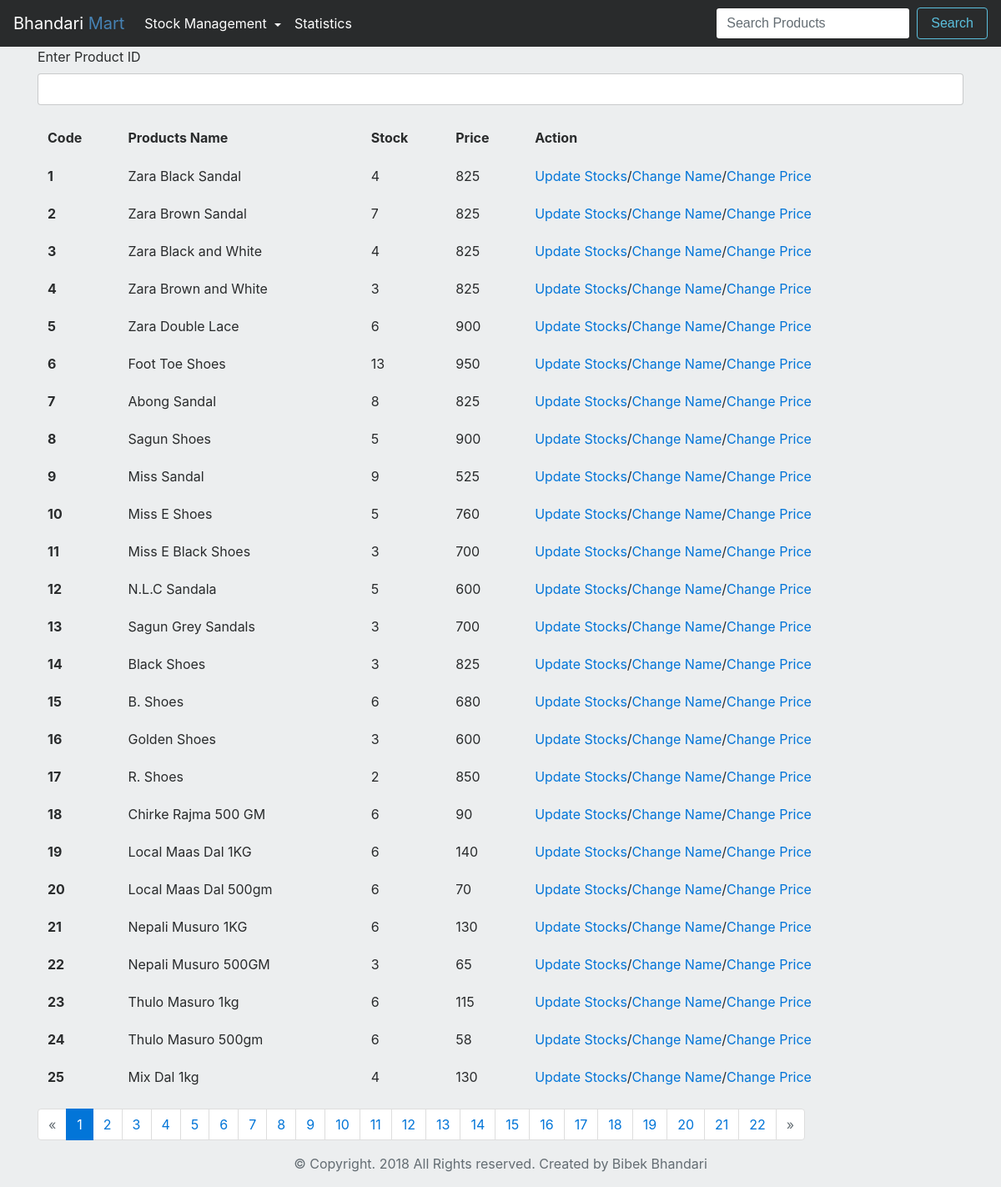
/start-update/ (signed in), run on the app's committed database.
### bhandari_store/shop/models.py (models this page shows, shortened)
class Product(models.Model):
    name = models.CharField(max_length=200)
    cost_price = models.FloatField()
    selling_price = models.IntegerField()
    stocks = models.IntegerField()
    totalcp = models.FloatField()
    totalsp = models.IntegerField()
    assumed_profit = models.FloatField()
    left_amount = models.FloatField()
    exipry_date = models.DateField()
    added_date = models.DateField(auto_now_add=True)
    slug = models.SlugField(max_length=300)

### bhandari_store/shop/views.py (the view)
# urls.py: url(r'^start-update/$', views.showupdate, name='showupdate'),
def showupdate(request):
    if request.user.is_superuser:
        query = request.GET.get('id')
        if query:
            products = Product.objects.get(id=query)
            return render(request, 'shop/individual.html', {'products': products})
        products = Product.objects.all()
        page = request.GET.get('page', 1)
        paginator = Paginator(products, 25)
        try:
            products = paginator.page(page)
        except PageNotAnInteger:
            products = paginator.page(1)
        except EmptyPage:
            products = paginator.page(paginator.num_pages)
        context = {
            'products': products,
        }
        return render(request, 'shop/update-products-all.html', context)
    else:
        return redirect("shop:login_user")

### bhandari_store/shop/templates/shop/update-products-all.html (shortened to what this page needs)
{% extends 'shop/base.html' %}
{% block content %}
<div class="container">
    <form action="" method="get">
        <div class="form-group">
            <label for="product">Enter Product ID</label>
            <input class="form-control" type="number" name="id">
        </div>
    </form>
        <table class="table table-hover">
                <thead>
                    <tr>
                        <th>Code</th>
                        <th> Products Name</th>
                        <th>Stock</th>
                        <th>Price</th>
                        <th>Action</th>
                    </tr>
                </thead>
                <tbody>
                    {% for c in products %}
                    <tr>
                        <th scope="row">{{ c.id }}</th>
                        <td>{{ c.name }}</td>
                        <td>{{ c.stocks }}</td>
                        <td>{{c.selling_price}}</td>
                        <td>
                            <a href="{% url 'shop:update_stocks' c.slug %}">Update Stocks</a>/<a href="{% url 'shop:change_name' c.slug c.id %}">Change Name</a>/<a href="{% url 'shop:change_price' c.slug c.id %}">Change Price</a>
                        </td>
                    </tr>
                    {% endfor %}
                </tbody>
            </table>
        {% if products.has_other_pages %}
        <ul class="pagination">
            {% if products.has_previous %}
            <li class="page-item">
                <a class="page-link" href="?page={{ products.previous_page_number }}">&laquo;</a>
            </li>
            {% else %}
            <li class="page-item disabled">
                <span class="page-link">&laquo;</span>
            </li>
            {% endif %} {% for i in products.paginator.page_range %} {% if products.number == i %}
            <li class=" page-item active">
                <span class="page-link">{{ i }}
                </span>
            </li>
            {% else %}
            <li class="page-item">
                <a class="page-link" href="?page={{ i }}">{{ i }}</a>
            </li>
            {% endif %} {% endfor %} {% if questions.has_next %}
            <li class="page-item">
                <a class="page-link" href="?page={{ products.next_page_number }}">&raquo;</a>
            </li>
            {% else %}
            <li class=" page-item disabled">
                <span class="page-link">&raquo;</span>
            </li>
            {% endif %}
        </ul>
    {% endif %}
</div>
{% endblock %}

### bhandari_store/shop/templates/shop/base.html (shortened to what this page needs)
<html lang="en">
<head>
    {% load staticfiles %}
    <link rel="stylesheet" href="{% static 'css/bootstrap.min.css' %}">
</head>
<body style="background:#eceeef;">
        <nav class="navbar navbar-toggleable-md navbar navbar-inverse bg-inverse">
                <a class="navbar-brand" href="{% url 'shop:home' %}">Bhandari <span style="color:steelblue;">Mart</span>
                </a>
                <div class="collapse navbar-collapse" id="navbarSupportedContent">
                  <ul class="navbar-nav mr-auto" id="item">
                    {% if request.user.is_authenticated %}
                    <li class="nav-item dropdown">
                            <a class="nav-link dropdown-toggle" href="#" id="navbarDropdown" role="button" data-toggle="dropdown" aria-haspopup="true" aria-expanded="false">
                              Stock Management
                            </a>
                    </li>
                    <li>
                        <a class="nav-link" href="{% url 'shop:stats' %}">Statistics</a>
                    </li>
                    {% else %}
                    <li>
                        <a class="nav-link" href="{% url 'shop:login_user' %}">Login</a>
                    </li>
                    {% endif %}
                  </ul>
                  <form class="form-inline my-2 my-lg-0" method="get">
                    <input class="form-control mr-sm-2" type="text" placeholder="Search Products" name="q" autocomplete="off">
                    <button class="btn btn-outline-info my-2 my-sm-0" type="submit">Search</button>
                  </form>
                </div>
              </nav>
    {% block content %}
    {% endblock %}
<footer class="text-center">
    <p class="text-muted">&copy; Copyright. 2018 All Rights reserved. Created by Bibek Bhandari</p>
</footer>
</body>
</html>

### bhandari_store/shop/templates/shop/base.html (style rules this page uses)
#item li a { color: white; }

### data on the page
Product: id "1", name "Zara Black Sandal", stocks "4", selling_price "825"
Product: id "2", name "Zara Brown Sandal", stocks "7", selling_price "825"
Product: id "3", name "Zara Black and White", stocks "4", selling_price "825"
Product: id "4", name "Zara Brown and White", stocks "3", selling_price "825"
Product: id "5", name "Zara Double Lace", stocks "6", selling_price "900"
Product: id "6", name "Foot Toe Shoes", stocks "13", selling_price "950"
Product: id "7", name "Abong Sandal", stocks "8", selling_price "825"
Product: id "8", name "Sagun Shoes", stocks "5", selling_price "900"
Product: id "9", name "Miss Sandal", stocks "9", selling_price "525"
Product: id "10", name "Miss E Shoes", stocks "5", selling_price "760"
Product: id "11", name "Miss E Black Shoes", stocks "3", selling_price "700"
Product: id "12", name "N.L.C Sandala", stocks "5", selling_price "600"
Product: id "13", name "Sagun Grey Sandals", stocks "3", selling_price "700"
Product: id "14", name "Black Shoes", stocks "3", selling_price "825"
Product: id "15", name "B. Shoes", stocks "6", selling_price "680"
Product: id "16", name "Golden Shoes", stocks "3", selling_price "600"
Product: id "17", name "R. Shoes", stocks "2", selling_price "850"
Product: id "18", name "Chirke Rajma 500 GM", stocks "6", selling_price "90"
Product: id "19", name "Local Maas Dal 1KG", stocks "6", selling_price "140"
Product: id "20", name "Local Maas Dal 500gm", stocks "6", selling_price "70"
Product: id "21", name "Nepali Musuro 1KG", stocks "6", selling_price "130"
Product: id "22", name "Nepali Musuro 500GM", stocks "3", selling_price "65"
Product: id "23", name "Thulo Masuro 1kg", stocks "6", selling_price "115"
Product: id "24", name "Thulo Masuro 500gm", stocks "6", selling_price "58"
Product: id "25", name "Mix Dal 1kg", stocks "4", selling_price "130"

### other printed values
{{ i }} "1"
{{ i }} "2" "3" "4" "5" "6" "7" "8" "9" "10" "11" "12" "13" "14" "15" "16" "17" "18" "19" "20" "21" "22"
